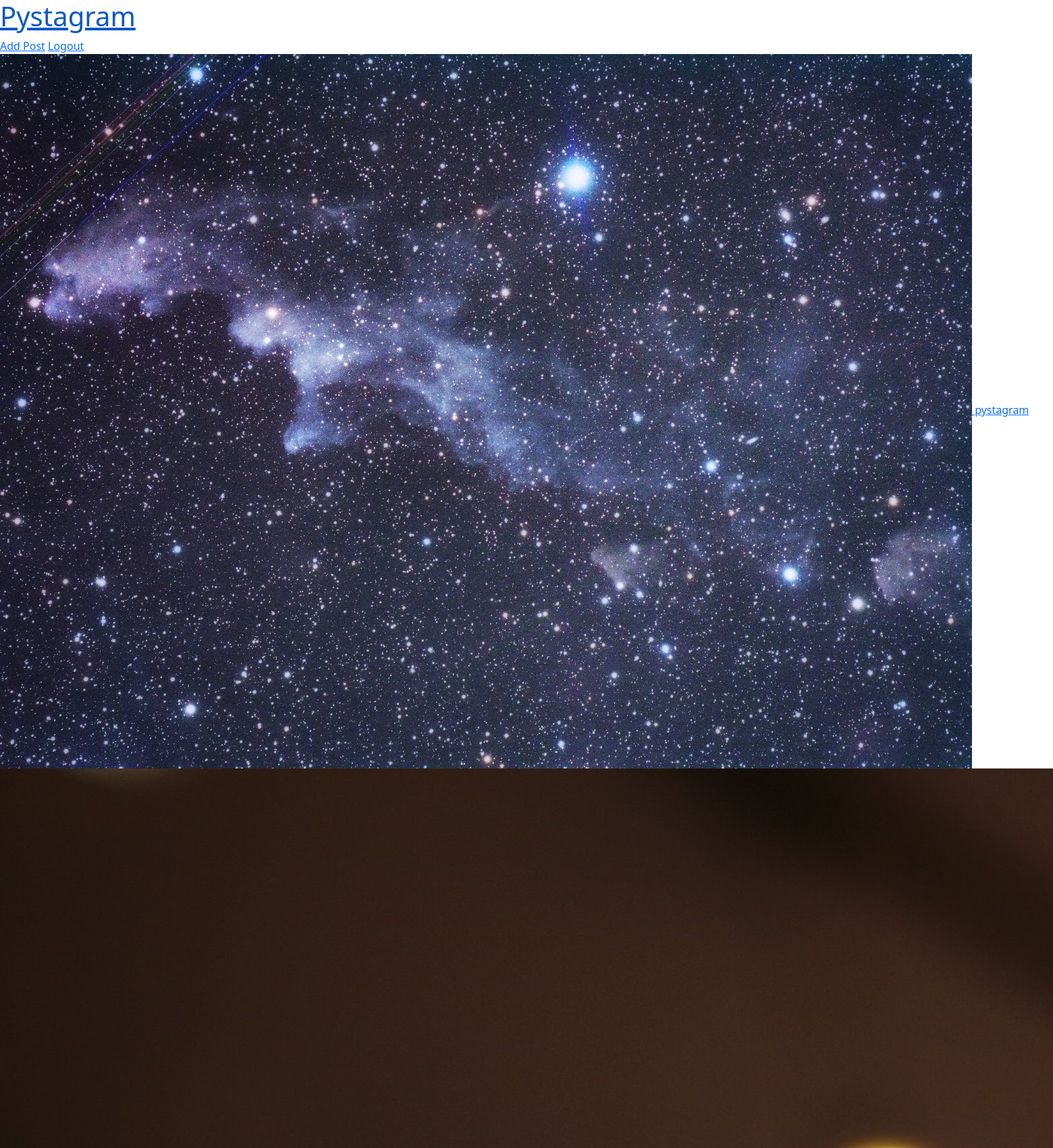
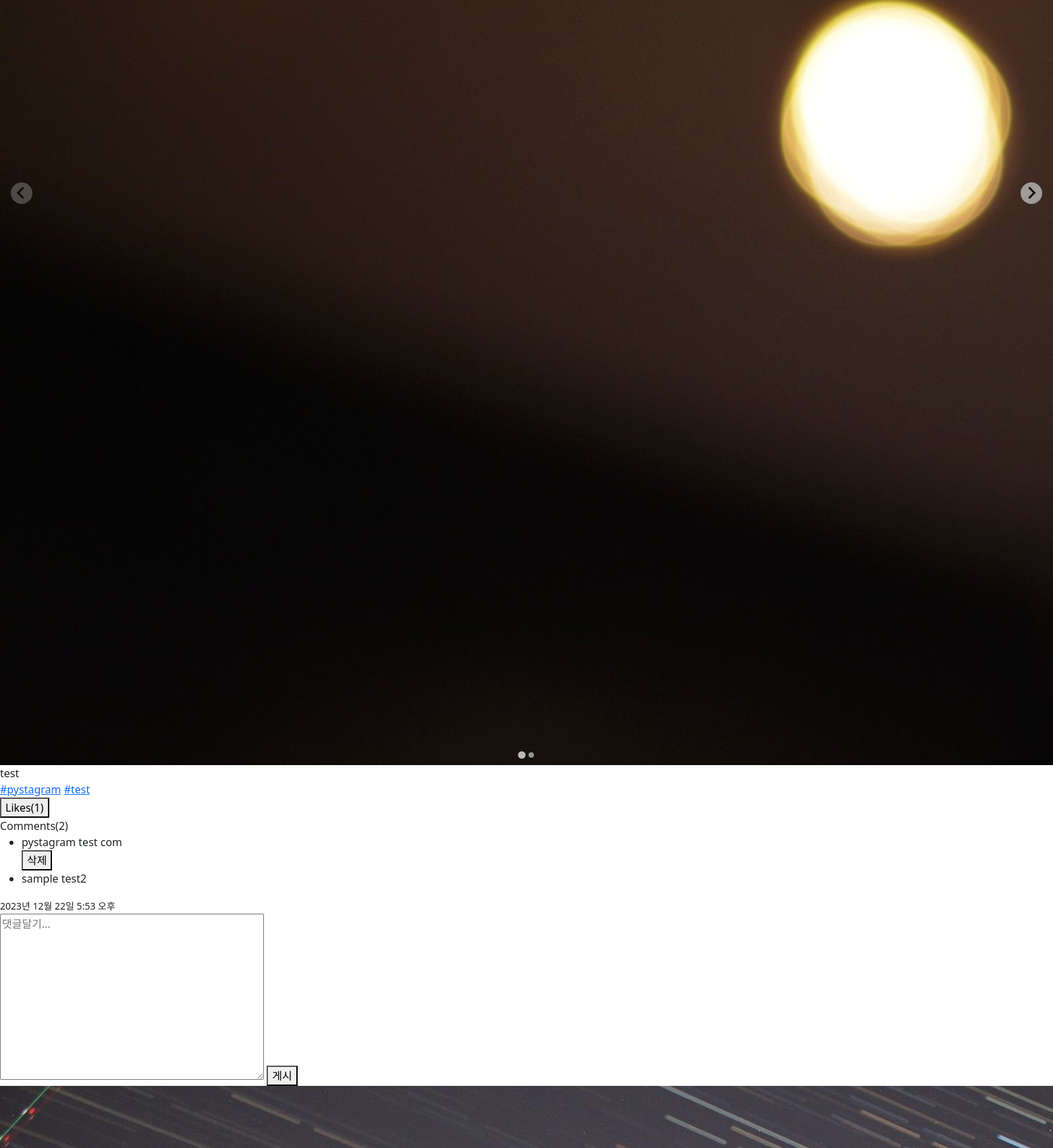
Screenshot of /posts/feeds/ (signed in, upper part) with the database file from the repository (2 pictures, top to bottom).
### posts/models.py (models this page shows, shortened)
class Post(models.Model):
    user = models.ForeignKey(
        "users.User",
        verbose_name="작성자",
        on_delete=models.CASCADE,
    )
    content = models.TextField("내용")
    created = models.DateTimeField("생성일시", auto_now_add=True)
    tags = models.ManyToManyField(
        "posts.HashTag", verbose_name='해시태그목록', blank=True)

class PostImage(models.Model):
    post = models.ForeignKey(
        Post,
        verbose_name="포스트",
        on_delete=models.CASCADE
    )
    photo = models.ImageField("사진", upload_to="post")

class HashTag(models.Model):
    name = models.CharField("태그명", max_length=50)

class Comment(models.Model):
    user = models.ForeignKey(
        "users.User",
        verbose_name="작성자",
        on_delete=models.CASCADE,
    )
    post = models.ForeignKey(Post, verbose_name="포스트", on_delete=models.CASCADE)
    content = models.TextField("내용")
    created = models.DateTimeField("생성일시", auto_now_add=True)

### users/models.py (models this page shows, shortened)
class User(AbstractUser):
    profile_image = models.ImageField(
        "프로필 이미지", upload_to="users/profile", blank=True)
    short_description = models.TextField('소개글', blank=True)
    like_posts = models.ManyToManyField(
        "posts.Post",
        verbose_name="좋아요 누른 Post 목록",
        related_name="like_users",
        blank=True,
    )
    following = models.ManyToManyField(
        "self",
        verbose_name="팔로우 중인 사람들",
        related_name="followers",
        symmetrical=False,
        through="users.Relationship"
    )

### posts/views.py (the view)
# urls.py: path("feeds/", feeds, name="feeds"),
def feeds(request):
    if not request.user.is_authenticated:
        return redirect("users:login")
    posts = Post.objects.all()
    comment_form = CommentForm()
    context = {
        "posts": posts,
        "comment_form": comment_form,
    }
    return render(request, "posts/feeds.html", context)

### posts/forms.py
class CommentForm(forms.ModelForm):
    class Meta:
        model = Comment
        fields = [
            "post",
            "content",
        ]
        widgets = {
            "content": forms.Textarea(
                attrs={
                    "placeholder": "댓글달기...",
                }
            )
        }

### posts/templatetags/custom_tags.py (called while the page is built)
@register.filter
def concat(value, arg):
    return f"{value}{arg}"

### templates/posts/feeds.html
{% extends "base_slider.html" %}
{% load custom_tags %}
{% block content %}
	<div id="feeds" class="post-container">
		{% for post in posts %}
			{% url 'posts:feeds' as action_redirect_to %}
			{% include "posts/post.html" with action_redirect_url=action_redirect_to|concat:'#post-'|concat:post.id %}
		{% endfor %}
	</div>
{% endblock %}

### templates/posts/post.html (shortened to what this page needs)
<article id="post-{{ post.id }}" class="post">
	<header class="post-header">
		<a href="{% url 'users:profile' user_id=post.user.id %}">
		{% if post.user.profile_image %}
			<img src="{{ post.user.profile_image.url }}" alt="">
		{% endif %}
		<span>{{ post.user.username }}</span>
		</a>
	</header>
	<div class="post-images splide">
		<div class="splide__track">
			<ul class="splide__list">
				{% for image in post.postimage_set.all %}
					{% if image.photo %}
						<li class="splide__slide">
							<img src="{{ image.photo.url }}">
						</li>
					{% endif %}
				{% endfor %}
			</ul>
		</div>
	</div>
	<div class="post-content">
		{{post.content|linebreaksbr}}
		<div class="post-tags">
			{% for tag in post.tags.all %}
				<a href="{% url 'posts:tags' tag_name=tag.name %}">#{{tag.name}}</a>
			{% endfor %}
		</div>
	</div>
	<div class="post-buttons">
		<form action="{% url 'posts:post_like' post_id=post.id %}?next={{ action_redirect_url }}" method="POST">
			<button
				type="submit"
				{% if user in post.like_users.all %}
					style = "color:red,:"
					{% endif %}>
						Likes({{ post.like_users.count }})
			</button>
		</form>
		<span> Comments({{post.comment_set.count}}) </span>
	</div>
	<div class="post-comments">
		<ul>
			{% for comment in post.comment_set.all %}
				<li>
					<span> {{comment.user.username}} </span>
					<span> {{comment.content}} </span>
					{% if user == comment.user %}
						<form action="{% url 'posts:comment_delete' comment_id=comment.id %}" method="post">
							<button type="submit">삭제</button>
						</form>
					{% endif %}
				</li>
			{% endfor %}
		</ul>
	</div>
	<small>{{post.created}}</small>
	<div class="post-comment-create">
		<form method="POST" action="{% url 'posts:comment_add' %}?next={{ action_redirect_url }}">
			{{ comment_form.content }}
			<button type="submit">게시</button>
		</form>
	</div>
</article>

### static/splide/splide.css (style rules this page uses)
.splide__list { -webkit-backface-visibility: hidden; backface-visibility: hidden; display: -ms-flexbox; display: flex; height: 100%; margin: 0 !important; padding: 0 !important; }
.splide { position: relative; visibility: hidden; }
.splide.is-initialized, .splide.is-rendered { visibility: visible; }
.splide__slide { -webkit-backface-visibility: hidden; backface-visibility: hidden; box-sizing: border-box; -ms-flex-negative: 0; flex-shrink: 0; list-style-type: none !important; margin: 0; position: relative; }
.splide__slide img { vertical-align: bottom; }
.splide__track { overflow: hidden; position: relative; z-index: 0; }
.splide__track--draggable { -webkit-touch-callout: none; -webkit-user-select: none; -ms-user-select: none; user-select: none; }
.splide__slide { -webkit-tap-highlight-color: transparent; }

### rows the page displays
Post: user.profile_image (picture), user.username "pystagram", content "test", like_users.count "1", comment_set.count "2", created "2023년 12월 22일 5:53 오후"
PostImage: photo (picture)
HashTag: name "pystagram"
HashTag: name "test"
Comment: user.username "pystagram", content "test com", shows "삭제"
Comment: user.username "sample", content "test2"
Post: user.profile_image (picture)
